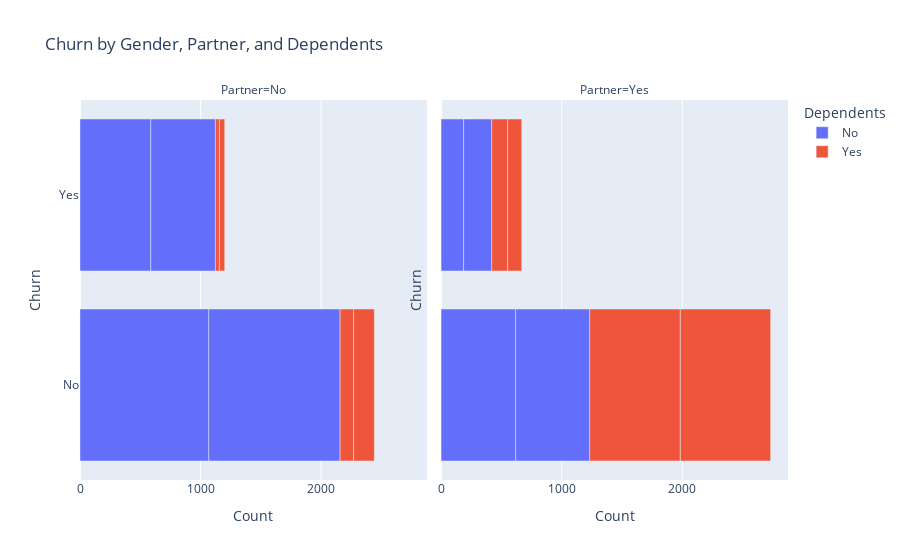

Notebook cell for this chart:
### Code cell
# Create the DataFrame
df_grouped = df.groupby(['gender', 'Partner', 'Dependents', 'Churn']).size().reset_index(name='Count')

# Create a subplot with two subplots (one for Dependents and one for Partner)
fig = px.bar(df_grouped, x='Count', y='Churn', color='Dependents', facet_col='Partner',
             labels={'Count': 'Count', 'Churn': 'Churn'}, title='Churn by Gender, Partner, and Dependents')

# Update subplot titles and labels
fig.update_xaxes(title_text='Count')
fig.update_yaxes(title_text='Churn')
fig.show()

### Figure 1 — Plotly figure (JSON) as saved in the notebook; plotly's stock layout.template omitted (floating-point values rounded to 4 significant figures)
{"data": [{"alignmentgroup": "True", "hovertemplate": "Dependents=No<br>Partner=No<br>Count=%{x}<br>Churn=%{y}<extra></extra>", "legendgroup": "No", "marker": {"color": "#636efa", "pattern": {"shape": ""}}, "name": "No", "offsetgroup": "No", "orientation": "h", "showlegend": true, "textposition": "auto", "type": "bar", "x": [1068, 587, 1089, 536], "xaxis": "x", "y": ["No", "Yes", "No", "Yes"], "yaxis": "y"}, {"alignmentgroup": "True", "hovertemplate": "Dependents=No<br>Partner=Yes<br>Count=%{x}<br>Churn=%{y}<extra></extra>", "legendgroup": "No", "marker": {"color": "#636efa", "pattern": {"shape": ""}}, "name": "No", "offsetgroup": "No", "orientation": "h", "showlegend": false, "textposition": "auto", "type": "bar", "x": [618, 187, 615, 233], "xaxis": "x2", "y": ["No", "Yes", "No", "Yes"], "yaxis": "y2"}, {"alignmentgroup": "True", "hovertemplate": "Dependents=Yes<br>Partner=No<br>Count=%{x}<br>Churn=%{y}<extra></extra>", "legendgroup": "Yes", "marker": {"color": "#EF553B", "pattern": {"shape": ""}}, "name": "Yes", "offsetgroup": "Yes", "orientation": "h", "showlegend": true, "textposition": "auto", "type": "bar", "x": [112, 33, 172, 44], "xaxis": "x", "y": ["No", "Yes", "No", "Yes"], "yaxis": "y"}, {"alignmentgroup": "True", "hovertemplate": "Dependents=Yes<br>Partner=Yes<br>Count=%{x}<br>Churn=%{y}<extra></extra>", "legendgroup": "Yes", "marker": {"color": "#EF553B", "pattern": {"shape": ""}}, "name": "Yes", "offsetgroup": "Yes", "orientation": "h", "showlegend": false, "textposition": "auto", "type": "bar", "x": [751, 132, 749, 117], "xaxis": "x2", "y": ["No", "Yes", "No", "Yes"], "yaxis": "y2"}], "layout": {"annotations": [{"font": {}, "showarrow": false, "text": "Partner=No", "x": 0.245, "xanchor": "center", "xref": "paper", "y": 1, "yanchor": "bottom", "yref": "paper"}, {"font": {}, "showarrow": false, "text": "Partner=Yes", "x": 0.755, "xanchor": "center", "xref": "paper", "y": 1, "yanchor": "bottom", "yref": "paper"}], "barmode": "relative", "legend": {"title": {"text": "Dependents"}, "tracegroupgap": 0}, "title": {"text": "Churn by Gender, Partner, and Dependents"}, "xaxis": {"anchor": "y", "domain": [0, 0.49], "title": {"text": "Count"}}, "xaxis2": {"anchor": "y2", "domain": [0.51, 1], "matches": "x", "title": {"text": "Count"}}, "yaxis": {"anchor": "x", "domain": [0, 1], "title": {"text": "Churn"}}, "yaxis2": {"anchor": "x2", "domain": [0, 1], "matches": "y", "showticklabels": false, "title": {"text": "Churn"}}}}
